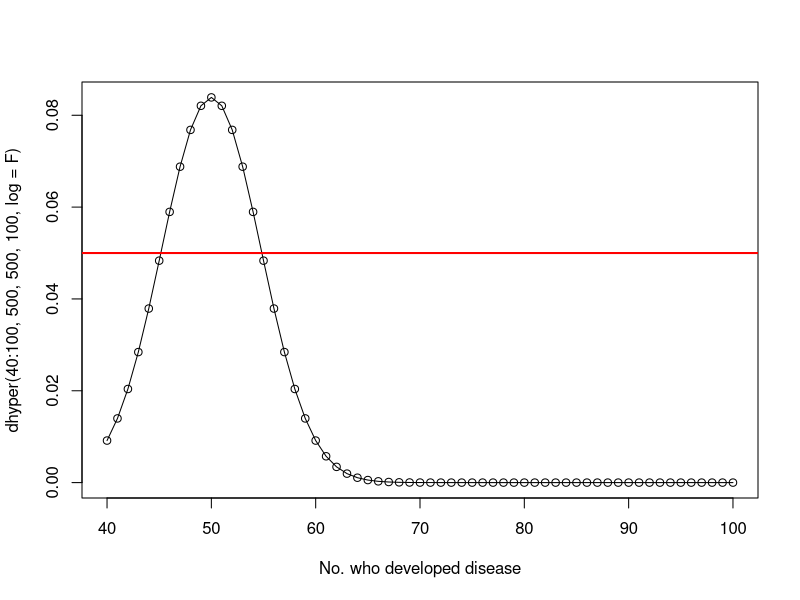

Generate this figure with R:
#In an RCT of 1000 people, 500 received the experimental drug and the rest placebo
#Of the 500 who received treatment, 40 developed disease, while in the placebo group 60 developed disease
##Risk ratio of exposure:
RR <-(40/500)/(60/500) ##Ratio of  Incidence of disease in the exposed Vs incidence of disease in unexposed
RR ##the Treatment is protective
#To obtain the probability of getting a result as extreme as the one observed, let's assume this follows a hypergeometric distribution, no bias, and sampling without replacement
sum(dhyper(0:40,500,500,100, log=F)) ## the result is significant
#probaility of getting >= 40 deaths
cbind(40:100,(dhyper(40:100,500,500,100, log=F)))
##Plotting probaility of getting >= 40 deaths
##Colour of graph changed to red
pdf(file.path('C:/Users/HP/Desktop/MMED2015/Sandbox','RR-plot.pdf'), w = 8, h = 11)
plot(seq(40,100), dhyper(40:100,500,500,100, log=F), xlab="No. who developed disease",
     lines(seq(40,100), dhyper(40:100,500,500,100, log=F)))
abline(h=0.05,untf=F, col="red", lty=1, lwd=2) ## line showing statistical significance
dev.off()
###########continuation of the project######################## Sandile comment

# I am learning
